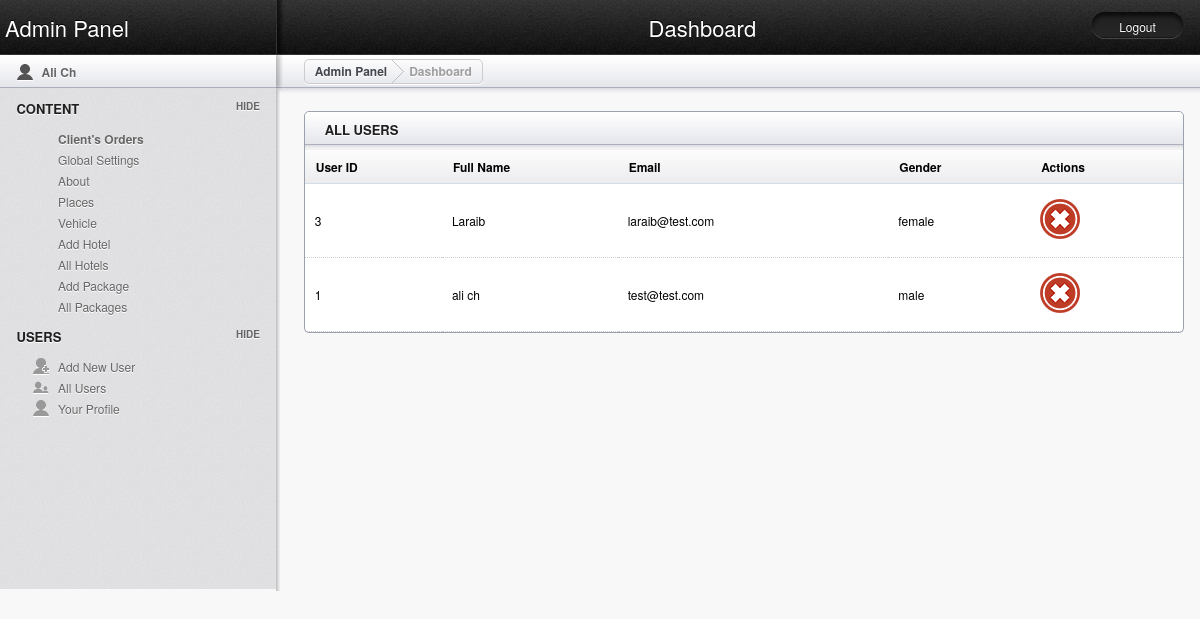
/admin/all_users.php (signed in), run on the app's committed database.
### tables this page shows
CREATE TABLE `users` (
  `user_id` int(5) NOT NULL,
  `name` varchar(100) NOT NULL,
  `email` varchar(100) NOT NULL,
  `password` varchar(100) NOT NULL,
  `gender` varchar(10) NOT NULL,
  `date` timestamp NOT NULL DEFAULT CURRENT_TIMESTAMP ON UPDATE CURRENT_TIMESTAMP
);

### admin/all_users.php (the view, shortened to what this page needs)
<?php include_once("header.php"); ?>
<?php include_once("sidebar.php");
?>
	<section id="main" class="column">
		<article class="module width_full">
			<header><h3>All Users</h3></header>
				<div class="tab_container">
			<div id="tab1" class="tab_content">
			<table class="tablesorter" cellspacing="0">
			<thead>
				<tr>
   				<th>User ID</th>
    				<th>Full Name</th>
    				<th>Email</th>
    				<th>Gender</th>
    				<th>Actions</th>
				</tr>
			</thead>
			<tbody>
            <?php $select_q=mysql_query("select * from users order by user_id DESC"); ?>
            <?php while($users=mysql_fetch_array($select_q)){ ?>
<tr>
				<tr>
    				<td><?php echo $users['user_id']; ?></td>
                    <td><?php echo $users['name']; ?></td>
    				<td><?php echo $users['email']; ?></td>
                    <td><?php echo $users['gender']; ?></td>
                    <td><a href="<?php echo "all_users.php?del=".$users['user_id']; ?>"><img src="images/delete.png" alt="delete"></a></td>
				</tr>
                <?php }
				 ?>
			</tbody>
			</table>
			</div>
		</article>
	</section>
</body>
</html><?php ?>

### admin/css/layout.css (style rules this page uses)
html, div, map, dt, isindex, form, header, aside, section, section, article, footer { display: block; }
html, body { height: 100%; margin: 0; padding: 0; font-family: "Helvetica Neue", Helvetica, Arial, Verdana, sans-serif; background: #F8F8F8; font-size: 12px; }
a:link, a:visited { color: #77BACE; text-decoration: none; }
section#main { width: 77%; min-height: 500px; background: url(../images/sidebar_shadow.png) repeat-y left top; float: left; margin-top: -2px; }
#main h3 { color: #1F1F20; text-transform: uppercase; text-shadow: 0 1px 0 #fff; font-size: 13px; margin: 8px 20px; }
.module { border: 1px solid #9BA0AF; width: 100%; margin: 20px 3% 0 3%; margin-top: 20px; -webkit-border-radius: 5px; -moz-border-radius: 5px; border-radius: 5px; background: #ffffff; }
#main .module header h3 { display: block; width: 90%; float: left; }
.module header { height: 38px; width: 100%; background: #F1F1F4 url(../images/secondary_bar.png) repeat-x; -webkit-border-top-left-radius: 5px; -webkit-border-top-right-radius: 5px; -moz-border-radius-topleft: 5px; -moz-border-radius-topright: 5px; border-top-left-radius: 5px; border-top-right-radius: 5px; }
.width_full { width: 95%; }
.tablesorter { width: 100%; margin: -5px 0 0 0; }
.tablesorter td { margin: 0; padding: 0; border-bottom: 1px dotted #ccc; }
.tablesorter thead tr { height: 34px; background: url(../images/table_sorter_header.png) repeat-x; text-align: left; text-indent: 10px; cursor: pointer; }
.tablesorter td { padding: 15px 10px; }

### data on the page
users: user_id "3", name "Laraib", email "laraib@test.com", gender "female"
users: user_id "1", name "ali ch", email "test@test.com", gender "male"

### other printed values
$_SESSION['user_name'] "Ali Ch"
